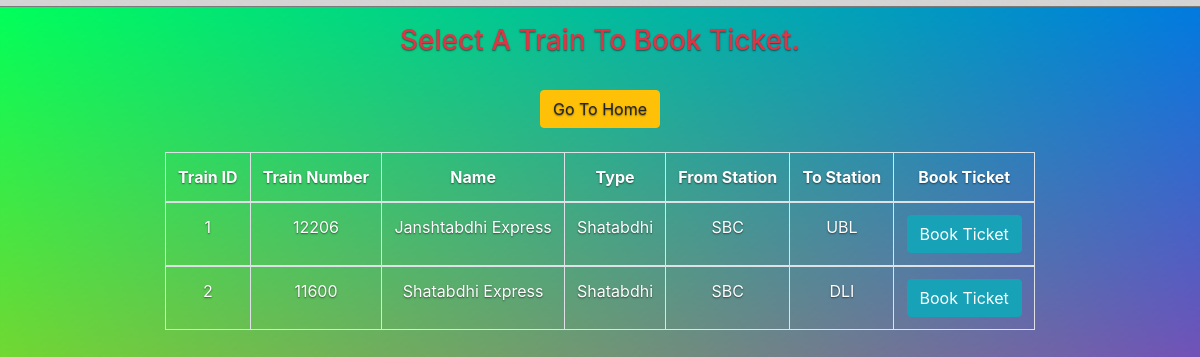
The page /book_ticket.php on the database its author committed.
### tables this page shows
CREATE TABLE `trains` (
  `id` int(11) NOT NULL,
  `trainno` int(11) NOT NULL,
  `name` varchar(256) DEFAULT NULL,
  `type` varchar(50) DEFAULT NULL,
  `fromst` varchar(5) DEFAULT NULL,
  `tost` varchar(5) DEFAULT NULL
);

### book_ticket.php (the view, shortened to what this page needs)
<?php
 $connect = mysqli_connect("localhost", "root", "", "collegedb");
 $query = "CALL select_trains(@p0)";
 $result = mysqli_query($connect, $query);
 ?>
 <!DOCTYPE html>
 <html>
      <head>
    <link rel="stylesheet" href="https://maxcdn.bootstrapcdn.com/bootstrap/4.0.0-beta.2/css/bootstrap.min.css">
    <link rel="stylesheet" type="text/css" href="css/style.css">
      </head>
      <body>
           <div class="container" style="width:900px";>
            <br/>
                <h3 align="center" class="header text-danger">Select A Train To Book Ticket.</h3>
                <br />
                <div  class="table-responsive">
                     <div align="center">
                          <a href = "home_user.php" class="btn btn-warning red">Go To Home</a>
                     </div>
                     <br />
                     <div  id="train_table" >
                          <table  class="table table-bordered">
                               <thead>
                                    <th>Train ID</th>
                                    <th>Train Number</th>
                                    <th>Name</th>
                                    <th>Type</th>
                                    <th>From Station</th>
                                    <th>To Station</th>
                                    <th>Book Ticket</th>
                               </thead>
                               <?php
                               while($row = mysqli_fetch_array($result))
                               {
                               ?>
                               <tbody>
                                    <td><?php echo $row["id"]; ?></td>
                                    <td><?php echo $row["trainno"]; ?></td>
                                    <td><?php echo $row["name"]; ?></td>
                                    <td><?php echo $row["type"]; ?></td>
                                    <td><?php echo $row["fromst"]; ?></td>
                                    <td><?php echo $row["tost"]; ?></td>
                                    <td><input type="button" name="edit" value="Book Ticket" id="<?php echo $row["id"]; ?>" class="btn btn-info edit_data" /></td>
                               </tbody>
                               <?php
                               }
                               ?>
                          </table>
                     </div>
                </div>
           </div>
      </body>
 </html>

### css/style.css (style rules this page uses)
a, a:focus, a:hover { color: #fff; }
html, body { height: 100%; background-color: #333; }
body { color: #fff; text-align: center; text-shadow: 0 .05rem .1rem rgba(0,0,0,.5); }

### book_ticket.php (style rules this page uses)
body { background-image: url(img/gdnt.png); -webkit-background-size: cover; -moz-background-size: cover; -o-background-size: cover; background-size: cover; }

### rows shown on the page
trains: id "1", trainno "12206", name "Janshtabdhi Express", type "Shatabdhi", fromst "SBC", tost "UBL"
trains: id "2", trainno "11600", name "Shatabdhi Express", type "Shatabdhi", fromst "SBC", tost "DLI"
